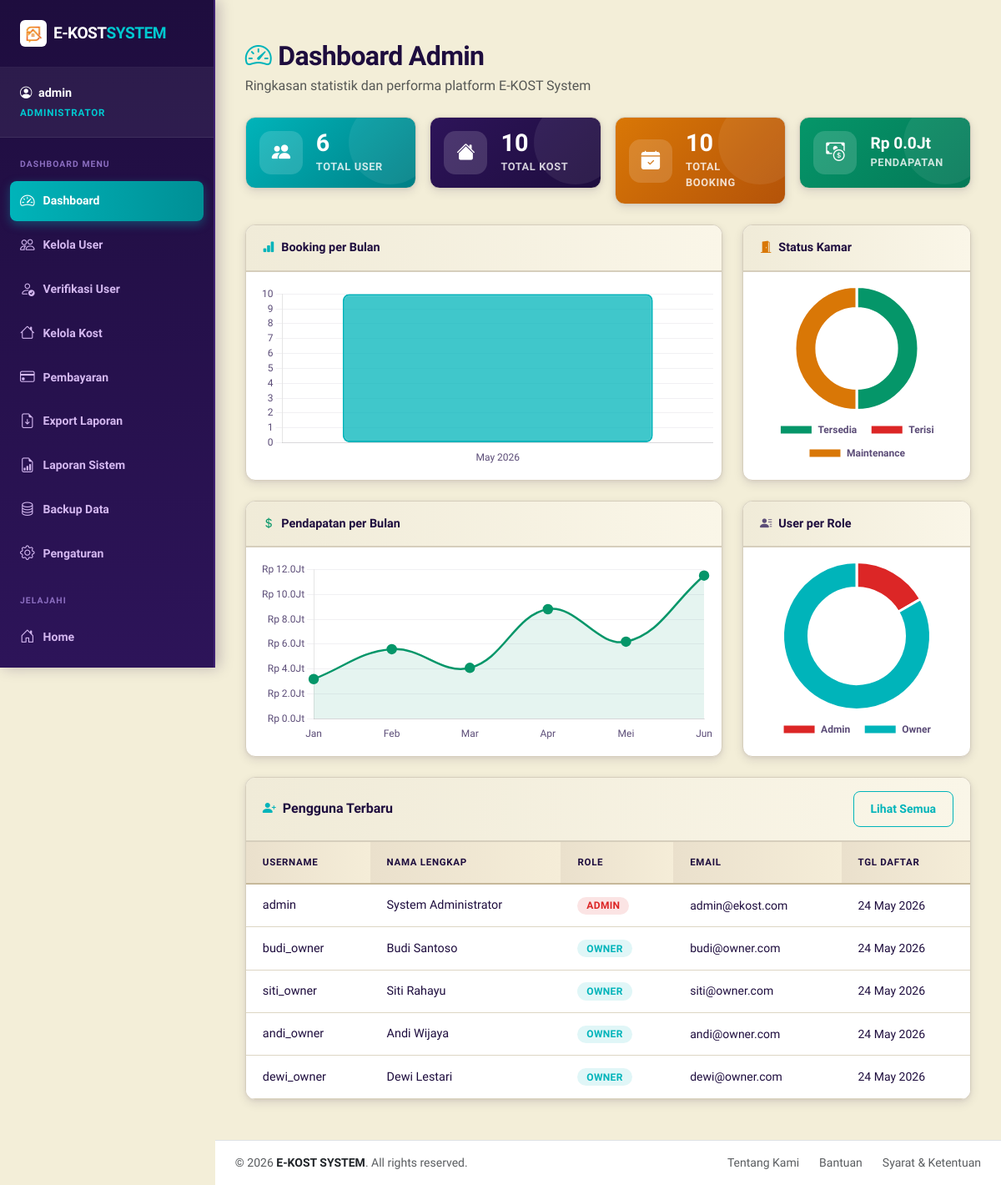
The page /modules/admin/dashboard.php (signed in) on the database as committed earlier.
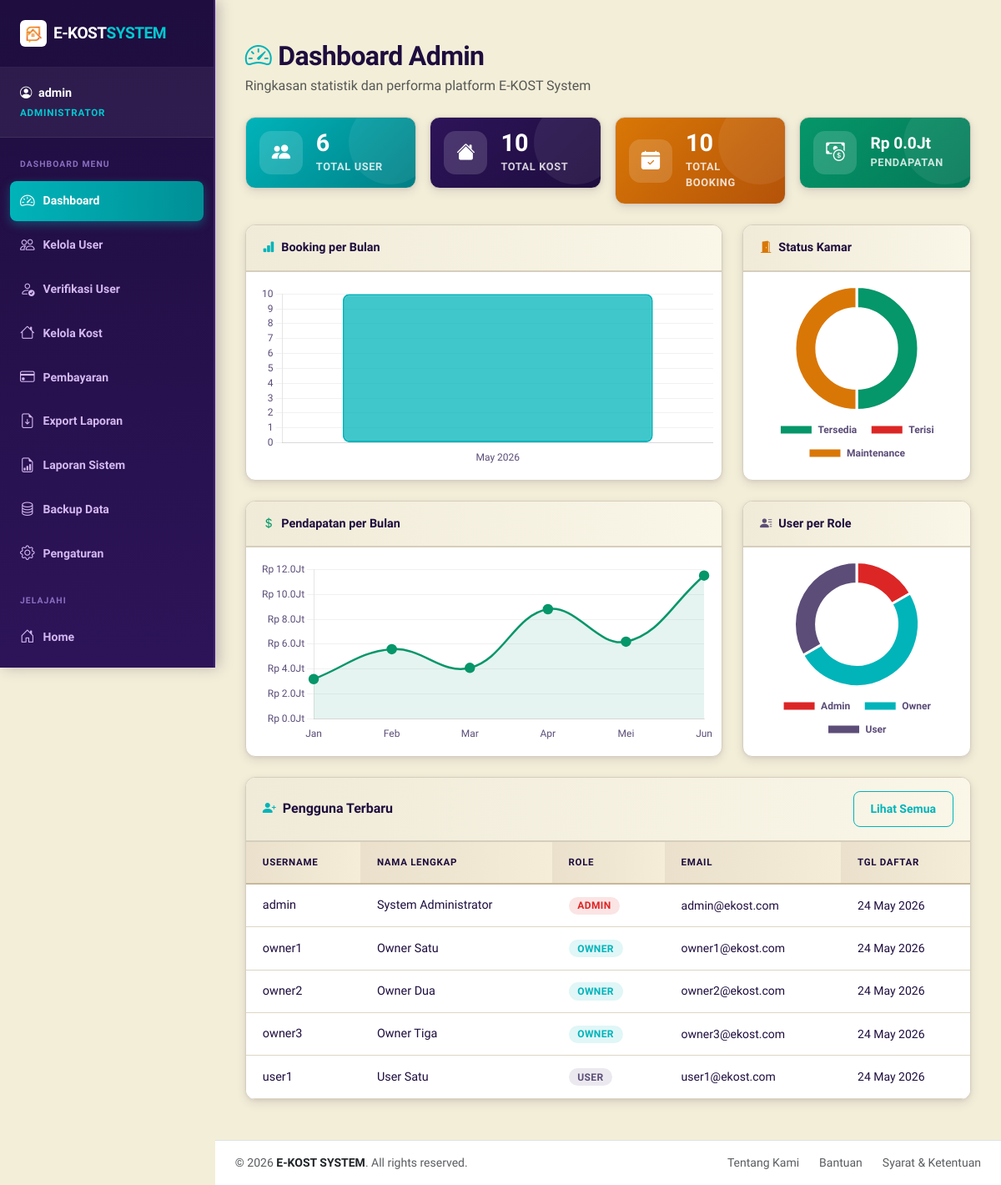
The same page on the database as committed later.
### tables this page shows
CREATE TABLE users (
    id INT AUTO_INCREMENT PRIMARY KEY,
    username VARCHAR(50) NOT NULL UNIQUE,
    password VARCHAR(255) NOT NULL,
    email VARCHAR(100) NOT NULL UNIQUE,
    role ENUM('admin', 'owner', 'user') NOT NULL,
    full_name VARCHAR(100),
    phone VARCHAR(20),
    avatar VARCHAR(255),
    created_at TIMESTAMP DEFAULT CURRENT_TIMESTAMP
);

### modules/admin/dashboard.php (the view, shortened to what the rows shown need)
<?php
require_once '../../config/database.php';
$recent_users = $pdo->query("SELECT * FROM users ORDER BY created_at DESC LIMIT 5")->fetchAll();
include '../../layouts/header.php';
?>
<div class="container py-4">
    <div class="mb-4">
        <h2 class="fw-bold mb-1" style="color:var(--dark)"><i class="bi bi-speedometer2 me-2" style="color:var(--primary)"></i>Dashboard Admin</h2>
    </div>
    <div class="card">
        <div class="card-body p-0">
            <div class="table-responsive">
                <table class="table table-hover align-middle mb-0">
                    <thead><tr><th>Username</th><th>Nama Lengkap</th><th>Role</th><th>Email</th><th>Tgl Daftar</th></tr></thead>
                    <tbody>
                        <?php foreach ($recent_users as $u): ?>
                        <tr>
                            <td class="fw-700"><?= htmlspecialchars($u['username']) ?></td>
                            <td><?= htmlspecialchars($u['full_name'] ?: '—') ?></td>
                            <td><span class="badge" style="background:<?= $u['role']==='admin'?'rgba(220,38,38,.12);color:#DC2626':($u['role']==='owner'?'rgba(0,180,186,.12);color:#00B4BA':'rgba(92,77,120,.12);color:#5C4D78') ?>"><?= strtoupper($u['role']) ?></span></td>
                            <td style="font-size:.875rem"><?= htmlspecialchars($u['email']) ?></td>
                            <td style="font-size:.875rem"><?= date('d M Y', strtotime($u['created_at'])) ?></td>
                        </tr>
                        <?php endforeach; ?>
                    </tbody>
                </table>
            </div>
        </div>
    </div>
</div>
<?php include '../../layouts/footer.php'; ?>

Rows that differ between the two databases and show on the page:
changed users: username "budi_owner" → "owner1"; full_name "Budi Santoso" → "Owner Satu"; email "budi@owner.com" → "owner1@ekost.com"
changed users: username "siti_owner" → "owner2"; full_name "Siti Rahayu" → "Owner Dua"; email "siti@owner.com" → "owner2@ekost.com"
changed users: username "andi_owner" → "owner3"; full_name "Andi Wijaya" → "Owner Tiga"; email "andi@owner.com" → "owner3@ekost.com"
changed users: username "dewi_owner" → "user1"; full_name "Dewi Lestari" → "User Satu"; role "OWNER" → "USER"; email "dewi@owner.com" → "user1@ekost.com"
Other text that changed with them:
chart data {{ json_encode(array_column($users_by_role, 'role')) }}: ["admin","owner"] → ["admin","owner","user"]
chart data {{ json_encode(array_column($users_by_role, 'total')) }}: [1,5] → [1,3,2]
